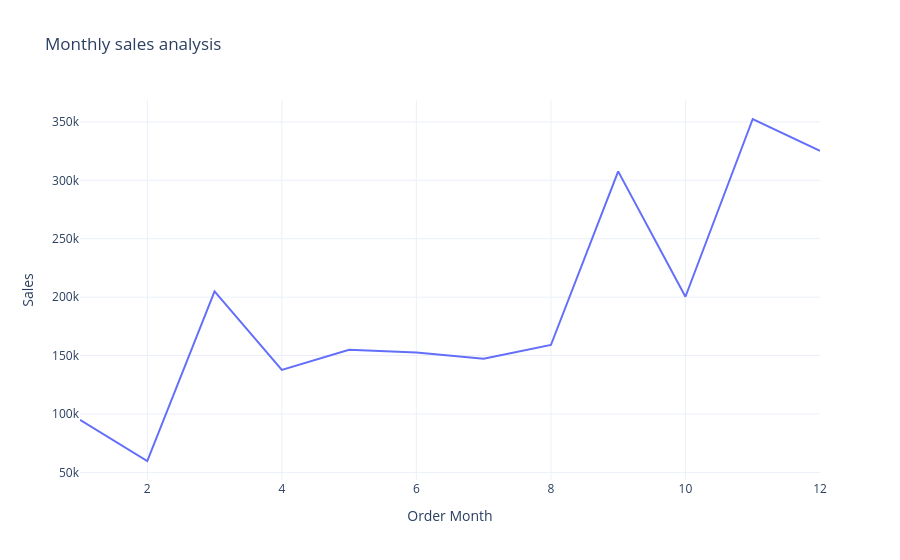

Here is the notebook cell this chart was saved with:
### Code cell
fig = px.line(Sales_by_month, 
              x ='Order Month',
              y ='Sales',
          title ='Monthly sales analysis')
fig.show()

### Figure 1 — Plotly figure (JSON) as saved in the notebook; plotly's stock layout.template omitted (floating-point values rounded to 4 significant figures)
{"data": [{"hovertemplate": "Order Month=%{x}<br>Sales=%{y}<extra></extra>", "legendgroup": "", "line": {"color": "#636efa", "dash": "solid"}, "marker": {"symbol": "circle"}, "mode": "lines", "name": "", "orientation": "v", "showlegend": false, "type": "scatter", "x": [1, 2, 3, 4, 5, 6, 7, 8, 9, 10, 11, 12], "xaxis": "x", "y": [94920.0, 59750.0, 205000.0, 137800.0, 155000.0, 152700.0, 147200.0, 159000.0, 307600.0, 200300.0, 352500.0, 325300.0], "yaxis": "y"}], "layout": {"legend": {"tracegroupgap": 0}, "title": {"text": "Monthly sales analysis"}, "xaxis": {"anchor": "y", "domain": [0, 1], "title": {"text": "Order Month"}}, "yaxis": {"anchor": "x", "domain": [0, 1], "title": {"text": "Sales"}}}}
